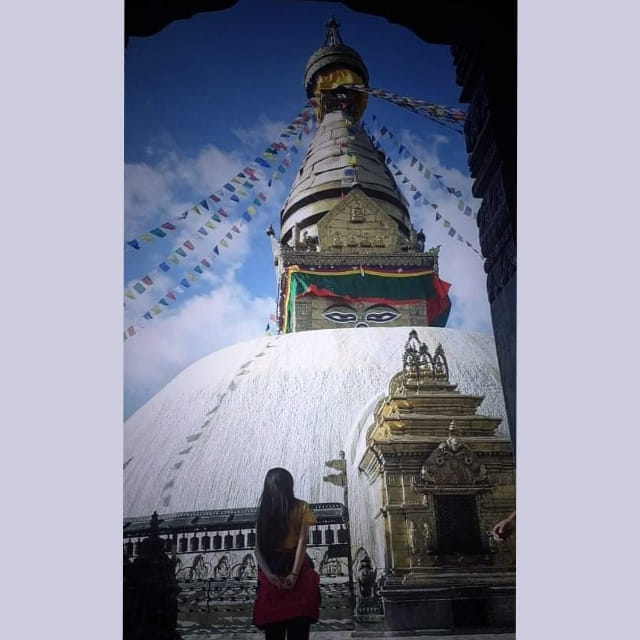
#> input picture kabina.jpg, 640 x 640 px
$ python zoomingbyinterpolationandreplication.py
#> lines starting #> are read from the running program, lines starting #| are printed output that depends on the picture
import cv2
import numpy as np
import matplotlib.pyplot as plt

image = cv2.imread("kabina.jpg", 1)
#> image is the input picture: shape (640, 640, 3); mean B, G, R 153.2, 136.2, 133.2
# Loading the image

half = cv2.resize(image, (0, 0), fx=0.1, fy=0.1)
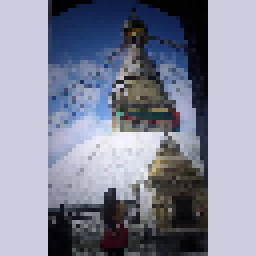
#> half: shape (64, 64, 3) (shown 4 times larger); mean B, G, R 151.6, 134.6, 131.5
bigger = cv2.resize(image, (1050, 1610))
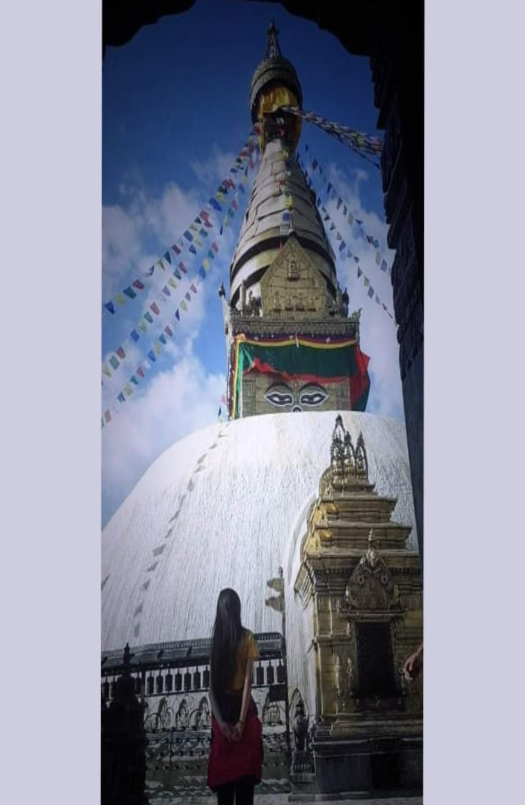
#> bigger: shape (1610, 1050, 3) (shown at 1/2 size); mean B, G, R 153.1, 136.1, 133.1

stretch_near = cv2.resize(image, (780, 540),
                          interpolation=cv2.INTER_NEAREST)
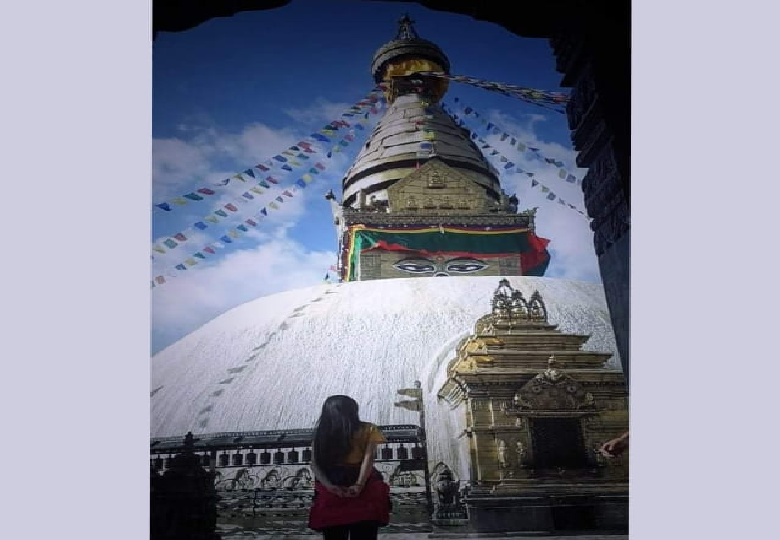
#> stretch_near: shape (540, 780, 3); mean B, G, R 153.2, 136.2, 133.1

Titles = ["Original", "Half", "Bigger", "Interpolation Nearest"]
images = [image, half, bigger, stretch_near]
count = 4

for i in range(count):
    plt.subplot(2, 2, i + 1)
    plt.title(Titles[i])
    plt.imshow(images[i])

plt.show()
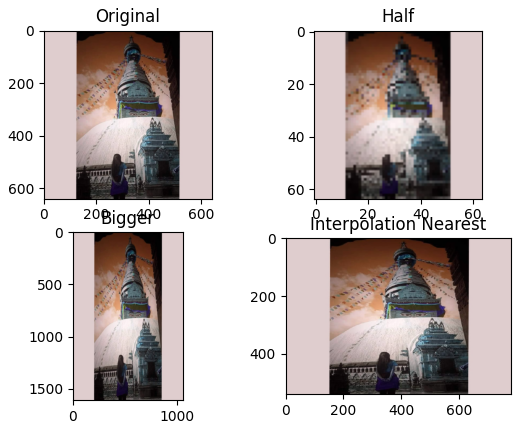
#> figure drawn by matplotlib, 4 panels; B, G, R data is drawn as R, G, B

$ run again, with Equalized Image.png saved as kabina.jpg
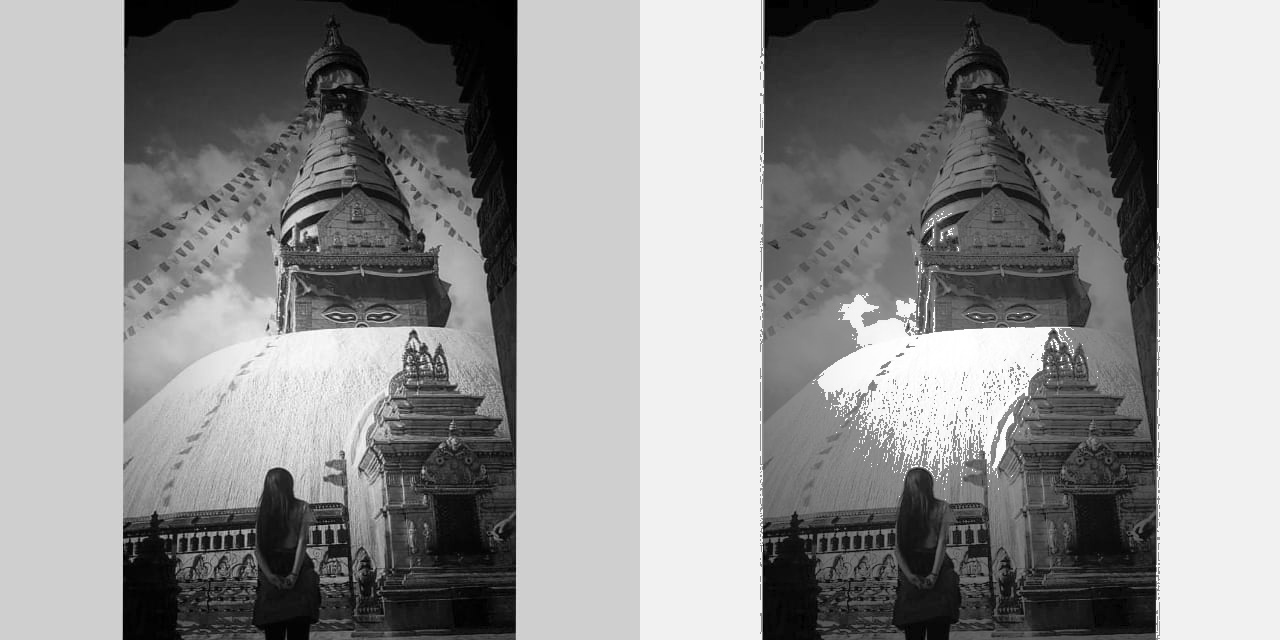
#> input picture Equalized Image.png, 1280 x 640 px
#> image is the input picture: shape (640, 1280, 3); min 0, max 255, mean 141.5
#> `stretch_near = cv2.resize(image, (780, 540), interpolation=cv2.INTER_N..`:
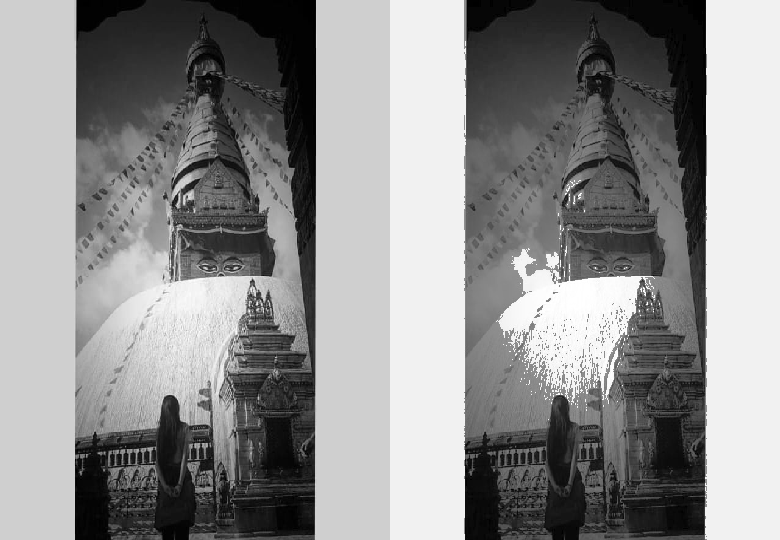
#> stretch_near: shape (540, 780, 3); min 0, max 255, mean 141.4
#> `plt.show()`:
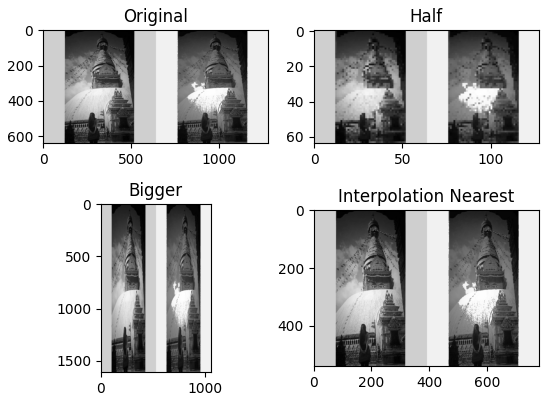
#> figure drawn by matplotlib, 4 panels
